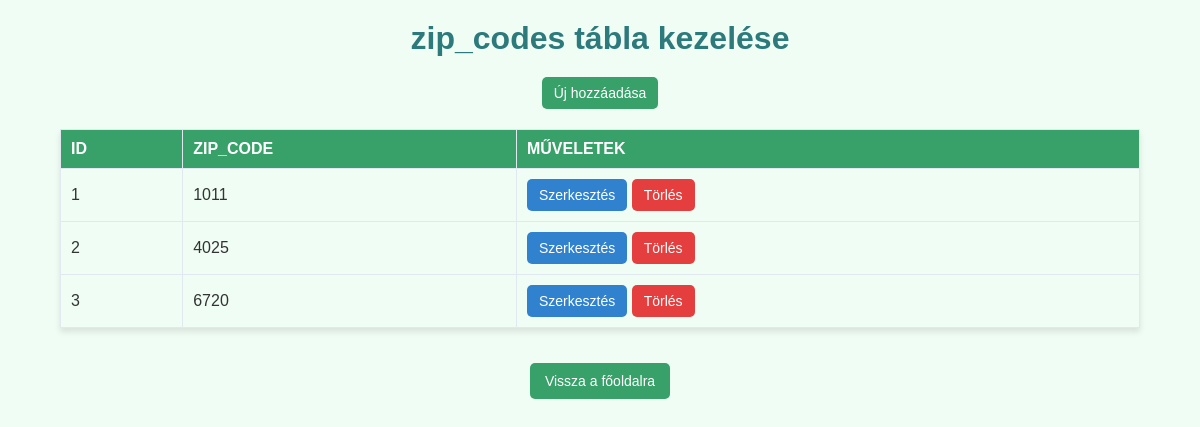
The page /admin/table.php?table=zip_codes on the database its author committed.
### tables this page shows
CREATE TABLE zip_codes (
    id INT AUTO_INCREMENT PRIMARY KEY,
    zip_code INT
);

### admin/table.php (the view, shortened to what this page needs)
<?php
require '../db.php';
$table = $_GET['table'] ?? null;
try {
    $stmt = $pdo->query("SELECT * FROM $table");
    $data = $stmt->fetchAll(PDO::FETCH_ASSOC);
    $columns = array_keys($data[0] ?? []);
} catch (PDOException $e) {
    die("Hiba: " . $e->getMessage());
}
?>
<!DOCTYPE html>
<html>
<head>
    <link rel="stylesheet" href="styles.css">
</head>
<body>
    <h1><?= htmlspecialchars($table) ?> tábla kezelése</h1>
    <a href="create.php?table=<?= htmlspecialchars($table) ?>">Új hozzáadása</a>
    <table>
        <thead>
            <tr>
                <?php foreach ($columns as $column): ?>
                <th><?= htmlspecialchars($column) ?></th>
                <?php endforeach; ?>
                <th>Műveletek</th>
            </tr>
        </thead>
        <tbody>
            <?php foreach ($data as $row): ?>
            <tr>
                <?php foreach ($row as $value): ?>
                <td><?= htmlspecialchars($value) ?></td>
                <?php endforeach; ?>
                <td>
                    <a href="edit.php?table=<?= htmlspecialchars($table) ?>&id=<?= $row['id'] ?>">Szerkesztés</a>
                    <a href="delete.php?table=<?= htmlspecialchars($table) ?>&id=<?= $row['id'] ?>" onclick="return confirm('Biztos törölni szeretnéd?')">Törlés</a>
                </td>
            </tr>
            <?php endforeach; ?>
        </tbody>
    </table>
    <div class="nav-buttons">
    <a href="index.php" class="btn-home">Vissza a főoldalra</a>
</div>
</body>
</html>

### admin/styles.css (style rules this page uses)
body { font-family: 'Arial', sans-serif; background-color: #f0fdf4; margin: 0; padding: 0; color: #333; display: flex; flex-direction: column; align-items: center; min-height: 100vh; }
h1 { color: #2c7a7b; text-align: center; margin: 20px 0; }
table { width: 90%; max-width: 1200px; margin: 20px; border-collapse: collapse; box-shadow: 0 4px 6px rgba(0, 0, 0, 0.1); }
table th, table td { border: 1px solid #e2e8f0; padding: 10px; text-align: left; }
table th { background-color: #38a169; color: white; text-transform: uppercase; }
table tr:nth-child(even) { background-color: #f0fdf4; }
a { padding: 8px 12px; border: none; border-radius: 5px; font-size: 14px; display: inline-flex; justify-content: center; align-items: center; text-align: center; }
a[href*="create"] { background-color: #38a169; color: white; text-decoration: none; }
a[href*="edit"] { background-color: #3182ce; color: white; text-decoration: none; }
a[href*="delete"] { background-color: #e53e3e; color: white; text-decoration: none; }
.nav-buttons { display: flex; justify-content: flex-start; gap: 15px; margin: 15px; }
.nav-buttons .btn-back, .nav-buttons .btn-home { padding: 10px 15px; border: none; border-radius: 5px; font-size: 14px; cursor: pointer; text-decoration: none; color: white; display: inline-flex; justify-content: center; align-items: center; }
.nav-buttons .btn-home { background-color: #38a169; }

### rows shown on the page
zip_codes: id "1", zip_code "1011"
zip_codes: id "2", zip_code "4025"
zip_codes: id "3", zip_code "6720"

### other values the page prints
$table "zip_codes"
$column "ID"
$column "ZIP_CODE"
